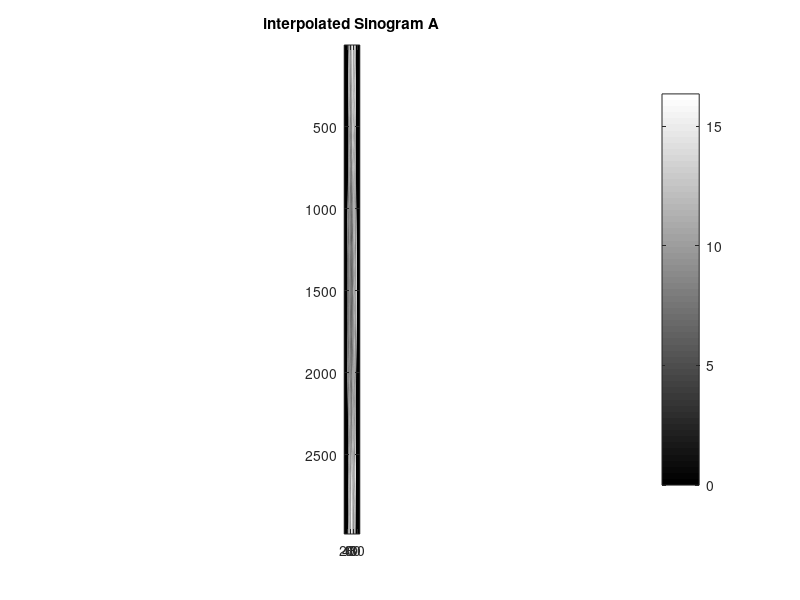
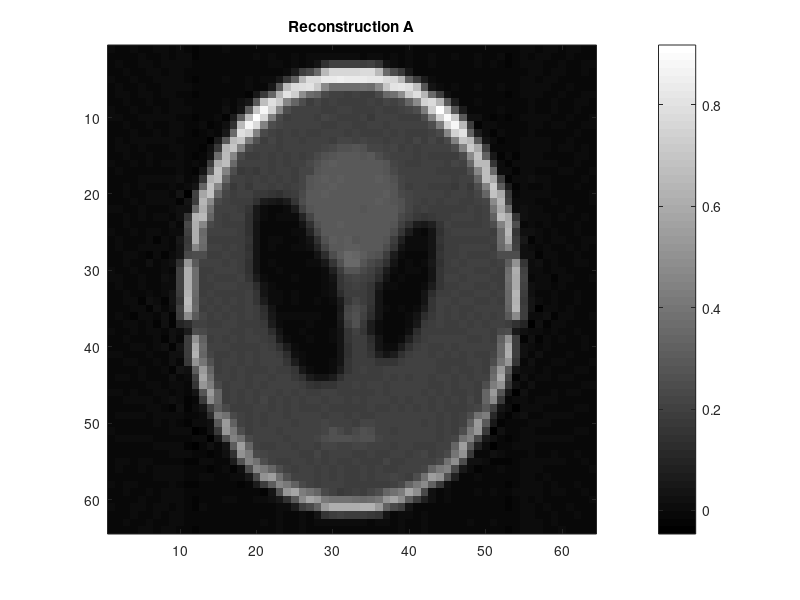
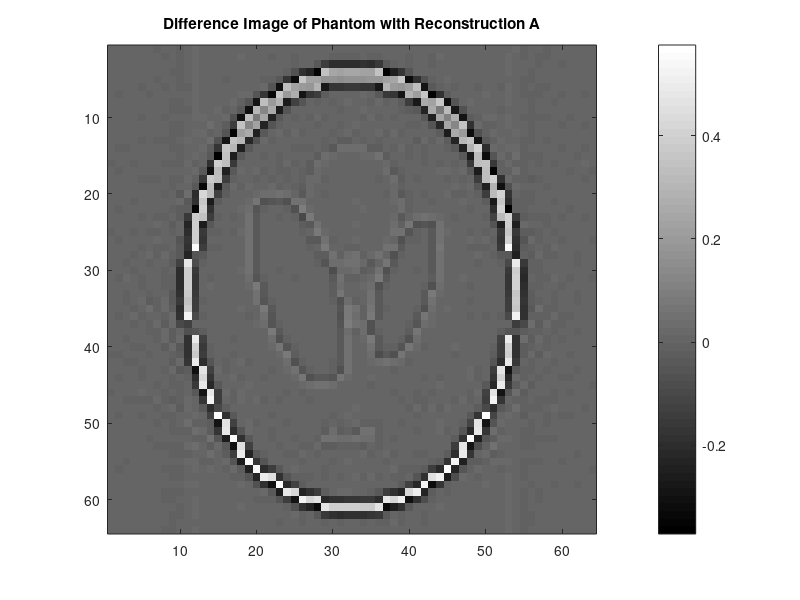
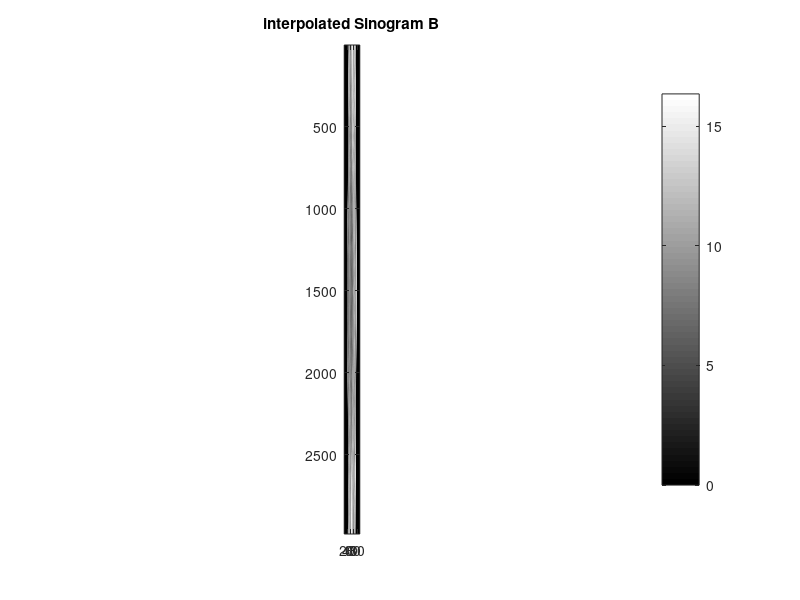

These figures' MATLAB source, in order:
% Simulates the Protocols, that Xris and me have defined for doing a
% wide-field scan. Selfcontained MATLAB-File except when the user chooses
% to use a self-drawn phantom, which is just a png-file with different
% blocks and grayvalues

% 2008.03.06: Added Output-Option to save images and updated to use correct
%             theta
% 2008.06.02: First Version

%% Start with a clean state.
clear;
close all;
clc;
tic;

%% Set parameters
imagesize = 64;
showfigures = 1;  % show the Sinograms and Reconstructions?
writefigures = 0; % shall I write the Images to 'path' / writedir? (only works if showfigures = 1!)
writeas = '-depsc';
usemyphantom = 0;
closeatend = 0;   % close all images when finished?

%% set paths and so
samplename = 'simulation';
path = '/afs/psi.ch/user/h/haberthuer/slsbl/x02da/e11126/Data2/';
writedir = '_simulation';
imagesizestr = sprintf('%04d',imagesize);

% generally, there is no need to change anything below this line!

%% Setup the Protocol-Parameters in a Structurepack
%skip = factor used to calculate the coefficient of out to in
Protocols(1) = struct('Name', 'A', 'out'  , 6001 , 'in' , 3001, 'skip' , 1   , 'sin', [], 'rec' , [] , 'Diff' , [], 'quaderror', 0 ,'errora' , 0 ) ;
Protocols(2) = struct('Name', 'B', 'out'  , 6001 , 'in' , 3001, 'skip' , 1   , 'sin', [], 'rec' , [] , 'Diff' , [], 'quaderror', 0 ,'errora' , 0 ) ;
Protocols(3) = struct('Name', 'C', 'out'  , 6001 , 'in' , 1501, 'skip' , 1   , 'sin', [], 'rec' , [] , 'Diff' , [], 'quaderror', 0 ,'errora' , 0 ) ;
Protocols(4) = struct('Name', 'C1','out'  , 6001 , 'in' , 1001, 'skip' , 1   , 'sin', [], 'rec' , [] , 'Diff' , [], 'quaderror', 0 ,'errora' , 0 ) ;
Protocols(5) = struct('Name', 'D', 'out'  , 4001 , 'in' , 1001, 'skip' , 1.5 , 'sin', [], 'rec' , [] , 'Diff' , [], 'quaderror', 0 ,'errora' , 0 ) ;
Protocols(6) = struct('Name', 'E', 'out'  , 3001 , 'in' , 1501, 'skip' , 2   , 'sin', [], 'rec' , [] , 'Diff' , [], 'quaderror', 0 ,'errora' , 0 ) ;
Protocols(7) = struct('Name', 'F', 'out'  , 2001 , 'in' , 1001, 'skip' , 3   , 'sin', [], 'rec' , [] , 'Diff' , [], 'quaderror', 0 ,'errora' , 0 ) ;

%% Make Directory for saving the images
if writefigures == 1
    [status,message,messageid] = mkdir( [ path writedir '/' imagesizestr ] );
end

%% generate Phantom
if usemyphantom == 0
    Phantom = phantom(imagesize);
elseif usemyphantom == 1
    Phantom = double(imread('/afs/psi.ch/user/h/haberthuer/images/phantom512.png','png'));
    Phantom = double(imread('/afs/psi.ch/user/h/haberthuer/slsbl/x02da/e11126/Data2/_conca/R108C60_22_20x_B_conc/rec/R108C60_22_20x_B_conc0256.rec.tif','tif'));
    Phantom = imresize(Phantom,imagesize/max(size(Phantom)));
end

wait = waitbar(0,'please wait, i`m calculating...');

%% Calculate
for protocol = 1: length(Protocols)
    waitbar(protocol/length(Protocols));
    % setup Theta for Protocols
    interm = ( 180 / ( ( Protocols(protocol).out - 1 ) / 2 ) );
%    interm = 1;
    theta = 0:interm*Protocols(protocol).skip:179;
         
    %% generate Sinogram
    Protocols(protocol).sin = [radon(Phantom,theta)]';
    disp(['done with sinogram generation ' Protocols(protocol).Name ' , starting interpolation'])
    
    %% interpolate the center of the sinogram accordingly
    SinogramLeft   = Protocols(protocol).sin(:,1:floor(size(Protocols(protocol).sin,2)/3));
    SinogramCenter = Protocols(protocol).sin(:,floor(size(Protocols(protocol).sin,2)/3)+1:floor(2*size(Protocols(protocol).sin,2)/3));
    SinogramRight  = Protocols(protocol).sin(:,floor(2*size(Protocols(protocol).sin,2)/3)+1:size(Protocols(protocol).sin,2));
%     figure
%         subplot(131)
%         imagesc(SinogramLeft);
%         axis image
%         colormap gray
%         subplot(132)
%         imagesc(SinogramCenter)
%         axis image
%         colormap gray
%         subplot(133)
%         imagesc(SinogramRight);
%         axis image
%         colormap gray
    int = ( (Protocols(protocol).out-1) / (Protocols(protocol).in-1) ) * 0.5;
    for i = 1:size(SinogramCenter,2)
      
%         t = 1900:10:1990;
%         p = [75.995  91.972  105.711  123.203  131.669...
%          150.697  179.323  203.212  226.505  249.633];
% 
%         x = 1800:1:2022;
%         y = interp1(t,p,x,'linear','extrap');

        SinogramCenter(:,i) = interp1(1:int:size(SinogramCenter,1),SinogramCenter(1:int:size(SinogramCenter,1),i),1:size(SinogramCenter,1),'linear','extrap'); 
        
    end

%     figure
%         subplot(131)
%         imagesc(SinogramLeft);
%         axis image
%         colormap gray
%         subplot(132)
%         imagesc(SinogramCenter)
%         axis image
%         colormap gray
%         subplot(133)
%         imagesc(SinogramRight);
%         axis image
%         colormap gray

    Protocols(protocol).sin(:,floor(size(Protocols(protocol).sin,2)/3)+1:floor(2*size(Protocols(protocol).sin,2)/3)) = SinogramCenter;
    if showfigures == 1
        figure()
            imagesc(Protocols(protocol).sin)
            axis image
            colormap gray;
            title('sinogram')
            colorbar
            title(['interpolated Sinogram ' Protocols(protocol).Name ])
            if writefigures == 1
            filename = [ path writedir '/' imagesizestr '/' imagesizestr '-sinogram-' Protocols(protocol).Name ];
            print(writeas, filename);
        end
    end

    %% Reconstruction
    disp(['done with interpolation ' Protocols(protocol).Name ', starting reconstruction'])
    Protocols(protocol).rec = iradon(Protocols(protocol).sin',theta,'linear','Shepp-Logan',1,imagesize);
    if showfigures == 1 
        figure()
            imagesc(Protocols(protocol).rec)
            axis image
            colormap gray;
            title(['Reconstruction ' Protocols(protocol).Name ])
            colorbar
        if writefigures == 1
            filename = [ path writedir '/' imagesizestr '/' imagesizestr '-reconstruction-' Protocols(protocol).Name ];
            print(writeas, filename);
        end
    end

    %% Error Calculation
    disp(['done with reconstruction ' Protocols(protocol).Name ' , starting calculation'])
    
    Protocols(protocol).Diff = ( Phantom - Protocols(protocol).rec );
    Protocols(protocol).quaderror = sum( sum( Protocols(protocol).Diff .^2 ) );
    Protocols(protocol).errora = sum( sum( ( Protocols(1).rec - Protocols(protocol).rec ) .^2 ) );
    
    if showfigures == 1 
        figure()
            imagesc(Protocols(protocol).Diff)
            axis image
            colormap gray;
            title(['Difference Image of Phantom with Reconstruction ' Protocols(protocol).Name ])
            colorbar
        if writefigures == 1
            filename = [ path writedir '/' imagesizestr '/' imagesizestr '-differenceimage-' Protocols(protocol).Name ];
            print(writeas, filename);
        end
    end
end

close(wait)

%% Display Error Plot
figure();
    %% plot1    
        plot(1:length(Protocols),[Protocols(:).quaderror],'-xr');
        xlabel('Protocol')
        ylabel('Error to Phantom')
        set(gca,'XTick',[1:length(Protocols)])
        set(gca,'XTickLabel',{Protocols(:).Name})
        w=legend('Error to Phantom','Location','NorthWest');
    %% plot2
        axes('Color','none','Position',get(gca,'Position'),'YAxisLocation','right')
        hold on
        plot(1:length(Protocols),[Protocols(:).errora],'-ob')
        set(gca,'YGrid','on')
        xlabel('Protocol')
        ylabel('Error to Protocol A (Gold Standard)')
        set(gca,'XTick',[1:length(Protocols)])
        set(gca,'XTickLabel',{Protocols(:).Name})
        u=legend('Error to Reconstruction A','Location','NorthWest');
        % trick used for correct placement of second legend
        m = get(w,'position');
        f = get(u,'position');
        f(2) = f(2) - m(4);
        set(u,'position',f,'color','none')
        m(1) = f(1);
        m(3) = f(3);
        set(w,'position',m,'color','none')
        title(['quadratic Error for SIMULATED Protocols compared to `A`, (imagesize = ' num2str(imagesize) ' px)']);
        hold off
if writefigures == 1
    filename = [ path writedir '/' imagesizestr '/' imagesizestr '-errorplot' ];
    print(writeas, filename);
end   

%% Finish
if closeatend == 1
    close all
end
disp('Finished with everything you asked for.');
toc;